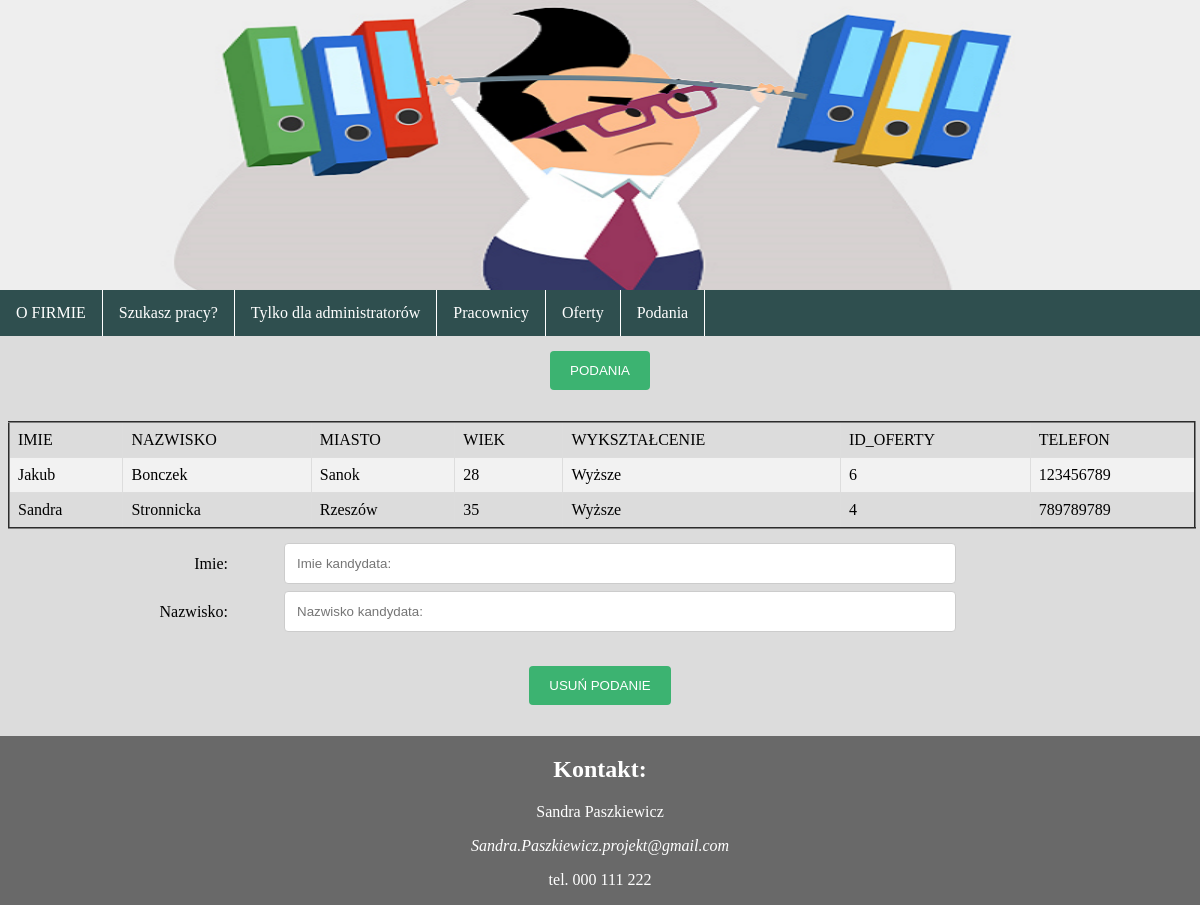
/podania.php, run on the app's committed database.
### tables this page shows
CREATE TABLE `podania` (
  `ID_POD` int(3) NOT NULL,
  `IMIE` varchar(15) NOT NULL,
  `NAZWISKO` varchar(20) NOT NULL,
  `MIASTO` varchar(15) NOT NULL,
  `WIEK` int(3) NOT NULL,
  `WYKSZTAŁCENIE` varchar(30) NOT NULL,
  `ID_OFERTY` int(3) NOT NULL,
  `TELEFON` int(9) NOT NULL
);

### podania.php (the view, shortened to what this page needs)
<html>
<head>
<link rel="stylesheet" href="styl.css">
</head>
<body>
    <div id="baner">
        <img src="zdjecia/admin.png">
    </div>
    <nav>
        <ul>
            <li> <a href="index.php"> O FIRMIE </a></li>
            <li> <a href="pracownicy.php"> Szukasz pracy? </a></li>
            <li> <a href="logowanie.php">Tylko dla administratorów </a></li>
            <ul>
                <li><a href="pracownicyadm.php"> Pracownicy </a></li>
                <li><a href="ofertyadm.php"> Oferty </a></li>
                <li><a href="podania.php"> Podania </a></li>
            </ul>
        </ul>
    </nav>
    <div id="main">
        <form method="POST">
            <input type="submit" value="PODANIA">
        </form>
        <div id="kod">
            <?php
            echo "<table border=2 >";
            echo "<tr>"."<td>"."IMIE"."</td>"."<td>"."NAZWISKO"."</td>"."<td>"."MIASTO"."</td>"."<td>"."WIEK"."</td>"."<td>"."WYKSZTAŁCENIE"."</td>"."<td>"."ID_OFERTY"."</td>"."<td>"."TELEFON"."</td>"."</tr>";
            require_once "connect.php";
            $polacz=mysqli_connect($host, $user, $password, $name);
            if(mysqli_connect_errno())
            {
                echo "blad polaczenia z baza";
            }
            else
            {
                $zap="select * from podania";
                $wyn=mysqli_query($polacz,$zap);
                while($row=mysqli_fetch_assoc($wyn))
                {
                    echo "<tr>";
                    echo "<td>". $row['IMIE'] ."</td>";
                    echo "<td>". $row['NAZWISKO'] ."</td>";
                    echo "<td>". $row['MIASTO'] ."</td>";
                    echo "<td>". $row['WIEK'] ."</td>";
                    echo "<td>". $row['WYKSZTAŁCENIE'] ."</td>";
                    echo "<td>". $row['ID_OFERTY'] ."</td>";
                    echo "<td>". $row['TELEFON'] ."</td>";
                    echo "</tr>";
                }
                echo "</table>";
            }
            ?>
        </div>
        <form method="POST">
            <div class="row">
                <div class="col-20">
                    <label for="fname">Imie: </label>
                </div>
                <div class="col-80">
                    <input type="text" id="fname" name="imie" placeholder="Imie kandydata: ">
                </div>
            </div>
            <div class="row">
                <div class="col-20">
                    <label for="lname">Nazwisko: </label>
                </div>
                <div class="col-80">
                    <input type="text" id="lname" name="nazwisko" placeholder="Nazwisko kandydata: ">
                </div>
            </div>
            <br>
            <input type="submit" name="usun" value="USUŃ PODANIE">
        </form>
    </div>
    <div id="footer">
        <h2> Kontakt: </h2>
        <p> Sandra Paszkiewicz </p>
        <p><i> Sandra.Paszkiewicz.projekt@gmail.com </i></p>
        <p>tel. 000 111 222 </p>
    </div>
</body>
</html>

### styl.css (style rules this page uses)
html { margin: auto; font-family: Verdana; }
body { margin: auto; }
#baner img { width:100%; height:290px; }
nav ul { list-style-type: none; margin: 0; padding: 0; overflow: hidden; background-color: #2F4F4F; }
nav li { float: left; border-right: 1px solid white; }
nav li a { display: block; color: white; text-align: center; padding: 14px 16px; text-decoration: none; }
#main { float: left; width: 100%; background-color: #DCDCDC; text-align: center; }
#kod table { border-collapse: collapse; padding: 20px; margin: 8px; width: 99%; }
#kod table td, th { border: 1px solid #ddd; padding: 8px; }
#kod table tr:nth-child(even) { background-color: #f2f2f2; }
input[type=text], input[type=number], select, textarea { width: 70%; padding: 12px; border: 1px solid #ccc; border-radius: 4px; resize: vertical; font-family: Arial; }
input[type=submit], button { background-color: #3CB371; color: white; margin: 15px; padding: 12px 20px; border: none; border-radius: 4px; cursor: pointer; float: center; }
label { padding: 12px 12px 12px 0; display: inline-block; }
.col-20 { float: left; width: 20%; margin-top: 6px; }
.col-20 label { float: right; margin-left: 150px; }
.col-80 { float: left; width: 80%; margin-top: 6px; }
.col-80 textarea, input { margin-right: 200px; }
.row:after { content: ""; display: table; clear: both; }
#footer { float: left; width: 100%; overflow: hidden; background-color: #696969; text-align: center; color: white; }

### data on the page
podania: IMIE "Jakub", NAZWISKO "Bonczek", MIASTO "Sanok", WIEK "28", WYKSZTAŁCENIE "Wyższe", ID_OFERTY "6", TELEFON "123456789"
podania: IMIE "Sandra", NAZWISKO "Stronnicka", MIASTO "Rzeszów", WIEK "35", WYKSZTAŁCENIE "Wyższe", ID_OFERTY "4", TELEFON "789789789"
